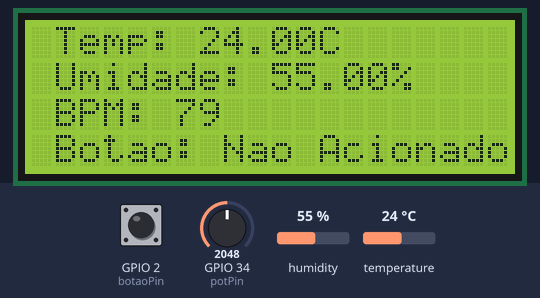
Bench run of a sketch on a simulated ESP32. On the bench: 20×4 character LCD. The test bench sets the inputs (shaded band); at power-on: GPIO 2 (botaoPin) HIGH, humidity 55 %, GPIO 34 (potPin) = 2048, temperature 24 °C. WiFi joins after 1.5 s; servers stay silent unless stated; no MQTT or app messages arrive unless stated; what the sketch prints to the serial monitor is not drawn.

Above: at 2.8 s.
2.9 s: GPIO 2 (botaoPin) pulled LOW for 1.4 s
At 4.9 s:
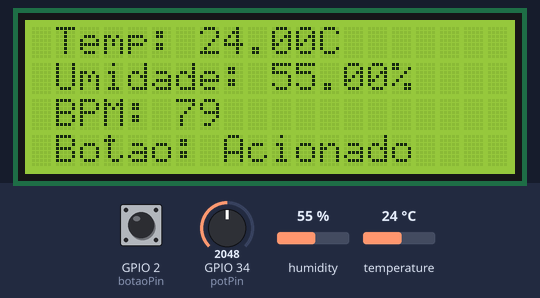
6.7 s: humidity set to 22 %
At 8.1 s:
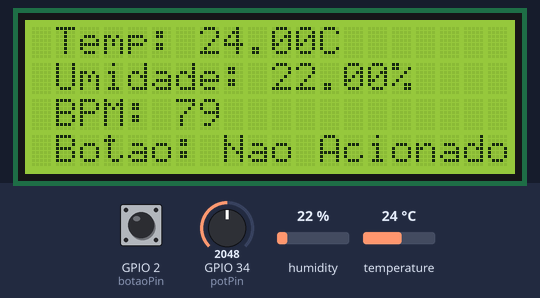
9.1 s: GPIO 34 (potPin) set to 2866
At 11.3 s:
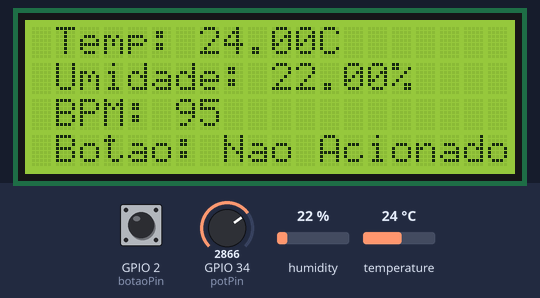
11.6 s: temperature set to 12 °C
At 13.2 s:
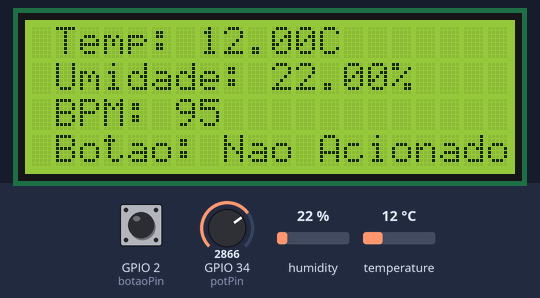
13.7 s: GPIO 34 (potPin) set to 3603
At 15.9 s:
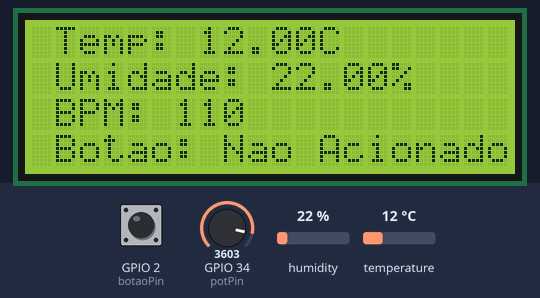
16.2 s: GPIO 2 (botaoPin) pulled LOW for 1.4 s
At 17.8 s:
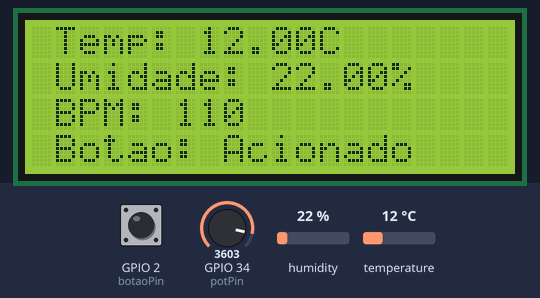
Timing chart, 0 to 19.3 s (numbered marks = the images above; inputs shaded):
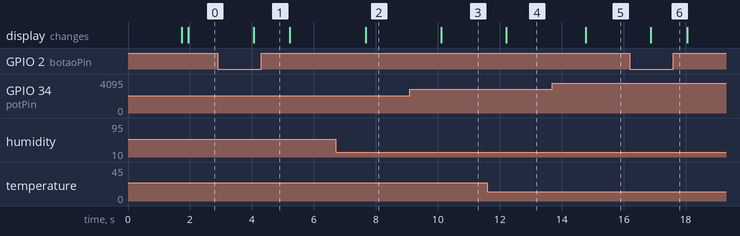

The sketch:

C_digo_Arduino_GS02_Edge.ino
```cpp
#include <LiquidCrystal_I2C.h>
#include <DHTesp.h>
#include <HTTPClient.h>
#include <WiFi.h>
#include <PubSubClient.h>

WiFiClient client;

// Definindo os pinos de todos os sensores e componentes
const int DHTPIN = 12; // Pino DHT22
int potPin = 34; // Pino Potenciometro
const int botaoPin = 2; // Pino do botão de emergência

// Defina as informações do seu broker MQTT
const char *SSID = "Wokwi-GUEST"; // SSID / nome da rede WI-FI do Wokwi (Padrão)
const char *PASSWORD = "";        // Senha da rede WI-FI do Wokwi (Padrão)

// URL do broker MQTT - HiveMQ
const char *BROKER_MQTT = "broker.hivemq.com";
int BROKER_PORT = 1883;
// Definindo Tópicos
const char *ID_MQTT = "esp32_mqtt_GM";
const char *dados_topico = "gm/dados/enviar"; // Tópico para Envio dos dados
const char *emergencia_topico = "gm/dados/emergencia"; // Tópico para o botão de emergência

unsigned long publistUpdate;

// Variáveis e objetos globais
WiFiClient espClient;         // Cria o objeto espClient
PubSubClient MQTT(espClient); // Instancia o Cliente MQTT passando o objeto espClient

// Definindo a tela e a proporção
LiquidCrystal_I2C tela1(0x27, 20, 4);

DHTesp Sensor;

// Valor Inicial do Botão
bool emergenciaAcionada = false;
float t = 0;
float u = 0;

void callback(char *topic, byte *payload, unsigned int length);

PubSubClient clientMQTT(BROKER_MQTT, BROKER_PORT, callback, client);

// Conectando ao Wifi
void connectWiFi() {
  Serial.print("Conectando com a rede: ");
  Serial.println(SSID);
  WiFi.begin(SSID, PASSWORD);

  while (WiFi.status() != WL_CONNECTED) {
    delay(100);
    Serial.print(".");
  }

  Serial.println();
  Serial.print("Conectado com sucesso: ");
  Serial.println(SSID);
  Serial.print("IP: ");
  Serial.println(WiFi.localIP());
}

// Conectando ao MQTT
void connectMQTT() {
  MQTT.setServer(BROKER_MQTT, BROKER_PORT);

  while (!MQTT.connected()) {
    Serial.print("Tentando conectar com o Broker MQTT: ");
    Serial.println(BROKER_MQTT);

    if (MQTT.connect(ID_MQTT)) {
      Serial.println("Conectado ao broker MQTT!");

      // Inscreva-se no tópico de emergência
      MQTT.subscribe(emergencia_topico);
    } else {
      Serial.println("Falha na conexão com MQTT. Tentando novamente em 2 segundos.");
      delay(2000);
    }
  }
}

void setup() {
  Serial.begin(115200);
  Sensor.setup(DHTPIN, DHTesp::DHT22);
  Serial.println("Inicializando Tela 1...");
  tela1.init();
  tela1.backlight();
  Serial.println("Tela 1 inicializada!");

  // Configurando pinos
  pinMode(botaoPin, INPUT_PULLUP);

  // Configurações do display
  tela1.init();
  tela1.backlight();

  // Conectar ao Wi-Fi
  connectWiFi();

  // Conectar ao servidor MQTT
  connectMQTT();
}

void loop() {
  clientMQTT.loop();

  TempAndHumidity entrada = Sensor.getTempAndHumidity();
  t = entrada.temperature;
  u = entrada.humidity;

  int valorPot = analogRead(potPin);
  int bpm = map(valorPot, 95, 4095, 40, 120);

  // Verificar o estado do botão de emergência
  bool emergenciaPressionada = (digitalRead(botaoPin) == LOW);

  if (emergenciaPressionada && !emergenciaAcionada) {
    emergenciaAcionada = true;
    if (MQTT.connected()) {
      MQTT.publish(emergencia_topico, "EMERGENCIA ACIONADA");
      Serial.println("Mensagem de emergência enviada");
    }
  } else if (!emergenciaPressionada && emergenciaAcionada) {
    emergenciaAcionada = false;
    if (MQTT.connected()) {
      MQTT.publish(emergencia_topico, "SEM EMERGENCIA");
      Serial.println("Sem emergência");
    }
  }

  // Exibir estado do botão na linha (1,3)
  tela1.setCursor(1, 3);
  tela1.print("Botao: " + String(emergenciaAcionada ? "Acionado    " : "Nao Acionado"));

  // Imprimindo no display 1
  tela1.setCursor(1, 0);
  tela1.print("Temp: " + String(entrada.temperature) + "C");
  delay(100);

  tela1.setCursor(1, 1);
  tela1.println("Umidade: " + String(entrada.humidity) + "%");
  delay(100);

  tela1.setCursor(1, 2);
  tela1.print("BPM: " + String(bpm) + " ");
  delay(100);

  // Publicando no Tópico do MQTT Broker
  if (MQTT.connected()) {
    String data = "{\"temperature\": " + String(entrada.temperature) +
                  ", \"humidity\": " + String(entrada.humidity) +
                  ", \"bpm\": " + String(bpm) + "}";
    MQTT.publish(dados_topico, data.c_str());
    Serial.println("Data published to MQTT topic: " + String(dados_topico));
  }

  delay(800);
}

void callback(char *topic, byte *payload, unsigned int length) {
  String msg = String((char*)payload).substring(0, length);

  Serial.printf("Mensagem recebida via MQTT: %s do tópico: %s\n", msg.c_str(), topic);

  if (strcmp(topic, "gm/dados/emergencia") == 0) {
    // Verificar o tópico e executar a ação de emergência
    String comando = "";
    for (int i = 0; i < length; i++) {
      comando += (char)payload[i];
    }

    // Executar a ação de emergência
    Serial.println("Emergência acionada: " + comando);
    // Adicione a lógica de emergência aqui conforme necessário
  }
}
```

Measured:
- after the input at 2.9 s, the display: changes after 1.2 s (image 1)
- after the input at 6.7 s, the display: changes after 0.97 s (image 2)
- after the input at 9.1 s, the display: changes after 1.0 s (image 3)
- after the input at 11.6 s, the display: changes after 0.62 s (image 4)
- after the input at 13.7 s, the display: changes after 1.1 s (image 5)
- after the input at 16.2 s, the display: changes after 0.68 s (image 6)
